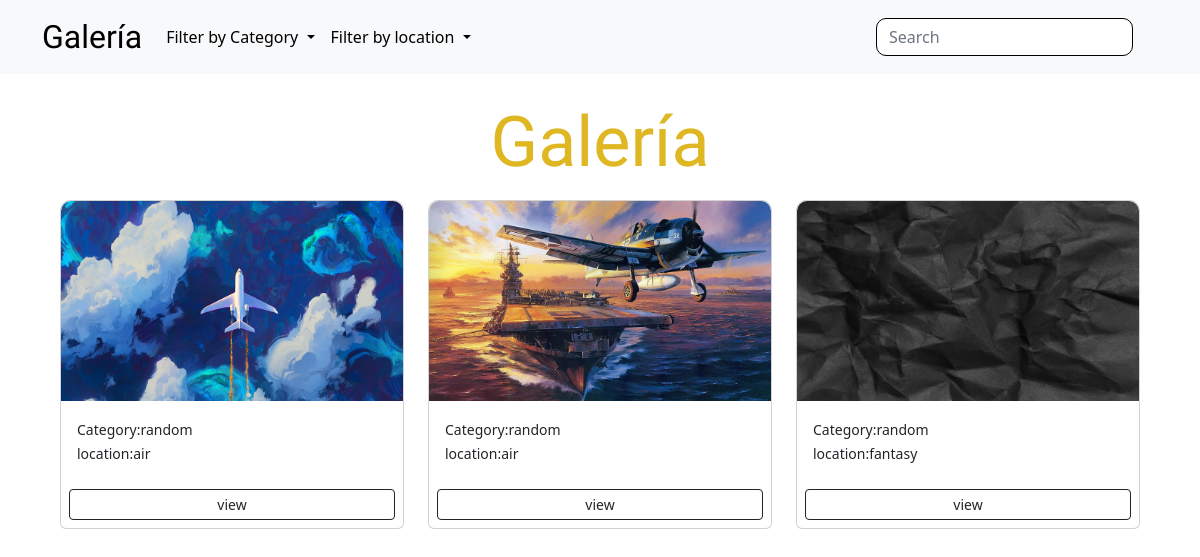
/?category=random, run on the app's committed database.
### gallery/models.py (models this page shows, shortened)
class Image(models.Model):
    image = models.ImageField(upload_to= 'media/', default='')
    name = models.CharField(max_length=20)
    description = models.CharField(max_length=255, null=False, blank=False)
    category = models.ForeignKey(Category, on_delete=models.SET_NULL, null=True)
    location =  models.ForeignKey(Location, on_delete=models.SET_NULL , null=True)
    def __str__(self):
        return self.description

class Category(models.Model):
    name = models.CharField(max_length=100, null=False, blank=False)

class Location(models.Model):
    name = models.CharField(max_length=100, null=False, blank=False)

### gallery/views.py (the view)
# urls.py: path('',views.gallery, name='gallery'),
def gallery(request):
    category = request.GET.get('category')
    if category == None:
        images = Image.get_images()
    else:
        images = Image.objects.filter(category__name=category)
        print(images)
    categories = Category.objects.all()
    locations = Location.objects.all()
    return render(request, 'gallery/gallery.html',{'images':images, 'categories':categories, 'category':category, locations:locations})

### gallery/templates/gallery/gallery.html (shortened to what this page needs)
{% extends 'gallery/base.html' %} {% block content %}
<div class="con-wrapper-fluid">
  <div class="title">
    <h1 style="text-align: center">Galería</h1>
  </div>
  <div class="container">
    <div class="row">
      {% for image in images %}
      <div class="col-s-6 col-md-4">
        <div class="card my-2">
          <img
            src="{{ image.image.url }}"
            class="image-thumbnail"
            alt="Card image cap"
          />
          <div class="card-body">
            <small>Category:{{image.category.name}}</small>
            <br />
            <small> location:{{image.location.name}}</small>
          </div>
          <a
            href="{% url 'photo' image.id %}"
            class="btn btn-outline-dark btn-sm m-2"
            >view</a
          >
        </div>
      </div>
      {% endfor %}
    </div>
  </div>
</div>
{% endblock %}

### gallery/static/css/global.css (style rules this page uses)
.image-thumbnail { height: 200px; color: dodgerblue; }

### gallery/templates/gallery/gallery.html (style rules this page uses)
.title { margin-top: 100px; }
h1 { font-family: "Grand Hotel", cursive; font-size: 70px; color: #dfb722; }
.card { border-top-left-radius: 10px; border-top-right-radius: 10px; }
.card img { border-top-left-radius: 10px; border-top-right-radius: 10px; }

### data on the page
Image: image (picture), category.name "random", location.name "air"
Image: image (picture), category.name "random", location.name "air"
Image: image (picture), category.name "random", location.name "fantasy"
